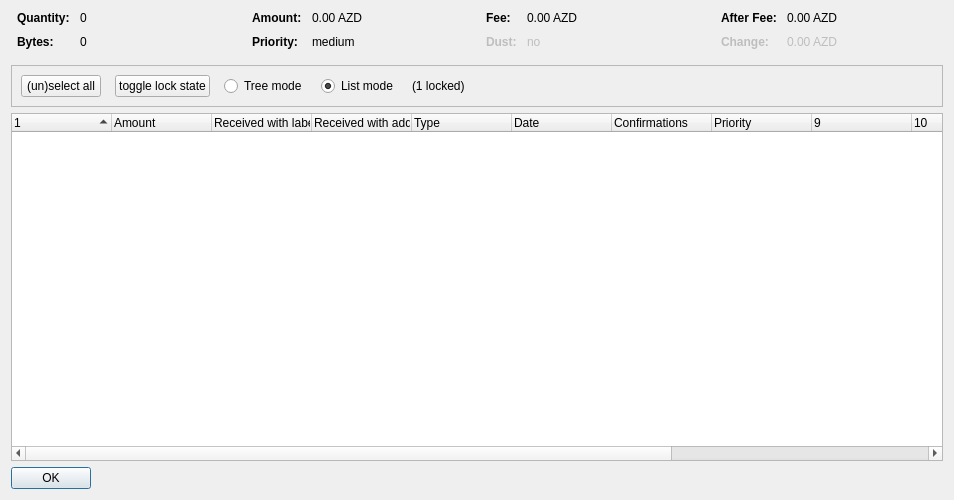
<?xml version="1.0" encoding="UTF-8"?>
<ui version="4.0">
 <class>CoinControlDialog</class>
 <widget class="QDialog" name="CoinControlDialog">
  <property name="geometry">
   <rect>
    <x>0</x>
    <y>0</y>
    <width>954</width>
    <height>500</height>
   </rect>
  </property>
  <property name="windowTitle">
   <string>Coin Selection</string>
  </property>
  <layout class="QVBoxLayout" name="verticalLayout">
   <item>
    <layout class="QHBoxLayout" name="horizontalLayoutTop" stretch="0,0,0,0">
     <property name="topMargin">
      <number>0</number>
     </property>
     <property name="bottomMargin">
      <number>10</number>
     </property>
     <item>
      <layout class="QFormLayout" name="formLayoutCoinControl1">
       <property name="horizontalSpacing">
        <number>10</number>
       </property>
       <property name="verticalSpacing">
        <number>10</number>
       </property>
       <property name="leftMargin">
        <number>6</number>
       </property>
       <property name="rightMargin">
        <number>6</number>
       </property>
       <item row="0" column="0">
        <widget class="QLabel" name="labelCoinControlQuantityText">
         <property name="font">
          <font>
           <weight>75</weight>
           <bold>true</bold>
          </font>
         </property>
         <property name="text">
          <string>Quantity:</string>
         </property>
        </widget>
       </item>
       <item row="0" column="1">
        <widget class="QLabel" name="labelCoinControlQuantity">
         <property name="cursor">
          <cursorShape>IBeamCursor</cursorShape>
         </property>
         <property name="contextMenuPolicy">
          <enum>Qt::ActionsContextMenu</enum>
         </property>
         <property name="text">
          <string notr="true">0</string>
         </property>
         <property name="textInteractionFlags">
          <set>Qt::LinksAccessibleByMouse|Qt::TextSelectableByKeyboard|Qt::TextSelectableByMouse</set>
         </property>
        </widget>
       </item>
       <item row="1" column="0">
        <widget class="QLabel" name="labelCoinControlBytesText">
         <property name="font">
          <font>
           <weight>75</weight>
           <bold>true</bold>
          </font>
         </property>
         <property name="text">
          <string>Bytes:</string>
         </property>
        </widget>
       </item>
       <item row="1" column="1">
        <widget class="QLabel" name="labelCoinControlBytes">
         <property name="cursor">
          <cursorShape>IBeamCursor</cursorShape>
         </property>
         <property name="contextMenuPolicy">
          <enum>Qt::ActionsContextMenu</enum>
         </property>
         <property name="text">
          <string notr="true">0</string>
         </property>
         <property name="textInteractionFlags">
          <set>Qt::LinksAccessibleByMouse|Qt::TextSelectableByKeyboard|Qt::TextSelectableByMouse</set>
         </property>
        </widget>
       </item>
      </layout>
     </item>
     <item>
      <layout class="QFormLayout" name="formLayoutCoinControl2">
       <property name="horizontalSpacing">
        <number>10</number>
       </property>
       <property name="verticalSpacing">
        <number>10</number>
       </property>
       <property name="leftMargin">
        <number>6</number>
       </property>
       <property name="rightMargin">
        <number>6</number>
       </property>
       <item row="0" column="0">
        <widget class="QLabel" name="labelCoinControlAmountText">
         <property name="font">
          <font>
           <weight>75</weight>
           <bold>true</bold>
          </font>
         </property>
         <property name="text">
          <string>Amount:</string>
         </property>
        </widget>
       </item>
       <item row="0" column="1">
        <widget class="QLabel" name="labelCoinControlAmount">
         <property name="cursor">
          <cursorShape>IBeamCursor</cursorShape>
         </property>
         <property name="contextMenuPolicy">
          <enum>Qt::ActionsContextMenu</enum>
         </property>
         <property name="text">
          <string notr="true">0.00 AZD</string>
         </property>
         <property name="textInteractionFlags">
          <set>Qt::LinksAccessibleByMouse|Qt::TextSelectableByKeyboard|Qt::TextSelectableByMouse</set>
         </property>
        </widget>
       </item>
       <item row="1" column="0">
        <widget class="QLabel" name="labelCoinControlPriorityText">
         <property name="font">
          <font>
           <weight>75</weight>
           <bold>true</bold>
          </font>
         </property>
         <property name="text">
          <string>Priority:</string>
         </property>
        </widget>
       </item>
       <item row="1" column="1">
        <widget class="QLabel" name="labelCoinControlPriority">
         <property name="cursor">
          <cursorShape>IBeamCursor</cursorShape>
         </property>
         <property name="contextMenuPolicy">
          <enum>Qt::ActionsContextMenu</enum>
         </property>
         <property name="text">
          <string>medium</string>
         </property>
         <property name="textInteractionFlags">
          <set>Qt::LinksAccessibleByMouse|Qt::TextSelectableByKeyboard|Qt::TextSelectableByMouse</set>
         </property>
        </widget>
       </item>
      </layout>
     </item>
     <item>
      <layout class="QFormLayout" name="formLayoutCoinControl3">
       <property name="horizontalSpacing">
        <number>10</number>
       </property>
       <property name="verticalSpacing">
        <number>10</number>
       </property>
       <property name="leftMargin">
        <number>6</number>
       </property>
       <property name="rightMargin">
        <number>6</number>
       </property>
       <item row="0" column="0">
        <widget class="QLabel" name="labelCoinControlFeeText">
         <property name="font">
          <font>
           <weight>75</weight>
           <bold>true</bold>
          </font>
         </property>
         <property name="text">
          <string>Fee:</string>
         </property>
        </widget>
       </item>
       <item row="0" column="1">
        <widget class="QLabel" name="labelCoinControlFee">
         <property name="cursor">
          <cursorShape>IBeamCursor</cursorShape>
         </property>
         <property name="contextMenuPolicy">
          <enum>Qt::ActionsContextMenu</enum>
         </property>
         <property name="text">
          <string notr="true">0.00 AZD</string>
         </property>
         <property name="textInteractionFlags">
          <set>Qt::LinksAccessibleByMouse|Qt::TextSelectableByKeyboard|Qt::TextSelectableByMouse</set>
         </property>
        </widget>
       </item>
       <item row="1" column="0">
        <widget class="QLabel" name="labelCoinControlLowOutputText">
         <property name="enabled">
          <bool>false</bool>
         </property>
         <property name="font">
          <font>
           <weight>75</weight>
           <bold>true</bold>
          </font>
         </property>
         <property name="text">
          <string>Dust:</string>
         </property>
        </widget>
       </item>
       <item row="1" column="1">
        <widget class="QLabel" name="labelCoinControlLowOutput">
         <property name="enabled">
          <bool>false</bool>
         </property>
         <property name="cursor">
          <cursorShape>IBeamCursor</cursorShape>
         </property>
         <property name="contextMenuPolicy">
          <enum>Qt::ActionsContextMenu</enum>
         </property>
         <property name="text">
          <string>no</string>
         </property>
         <property name="textInteractionFlags">
          <set>Qt::LinksAccessibleByMouse|Qt::TextSelectableByKeyboard|Qt::TextSelectableByMouse</set>
         </property>
        </widget>
       </item>
      </layout>
     </item>
     <item>
      <layout class="QFormLayout" name="formLayoutCoinControl4">
       <property name="horizontalSpacing">
        <number>10</number>
       </property>
       <property name="verticalSpacing">
        <number>10</number>
       </property>
       <property name="leftMargin">
        <number>6</number>
       </property>
       <property name="rightMargin">
        <number>6</number>
       </property>
       <item row="0" column="0">
        <widget class="QLabel" name="labelCoinControlAfterFeeText">
         <property name="font">
          <font>
           <weight>75</weight>
           <bold>true</bold>
          </font>
         </property>
         <property name="text">
          <string>After Fee:</string>
         </property>
        </widget>
       </item>
       <item row="0" column="1">
        <widget class="QLabel" name="labelCoinControlAfterFee">
         <property name="cursor">
          <cursorShape>IBeamCursor</cursorShape>
         </property>
         <property name="contextMenuPolicy">
          <enum>Qt::ActionsContextMenu</enum>
         </property>
         <property name="text">
          <string notr="true">0.00 AZD</string>
         </property>
         <property name="textInteractionFlags">
          <set>Qt::LinksAccessibleByMouse|Qt::TextSelectableByKeyboard|Qt::TextSelectableByMouse</set>
         </property>
        </widget>
       </item>
       <item row="1" column="0">
        <widget class="QLabel" name="labelCoinControlChangeText">
         <property name="enabled">
          <bool>false</bool>
         </property>
         <property name="font">
          <font>
           <weight>75</weight>
           <bold>true</bold>
          </font>
         </property>
         <property name="text">
          <string>Change:</string>
         </property>
        </widget>
       </item>
       <item row="1" column="1">
        <widget class="QLabel" name="labelCoinControlChange">
         <property name="enabled">
          <bool>false</bool>
         </property>
         <property name="cursor">
          <cursorShape>IBeamCursor</cursorShape>
         </property>
         <property name="contextMenuPolicy">
          <enum>Qt::ActionsContextMenu</enum>
         </property>
         <property name="text">
          <string notr="true">0.00 AZD</string>
         </property>
         <property name="textInteractionFlags">
          <set>Qt::LinksAccessibleByMouse|Qt::TextSelectableByKeyboard|Qt::TextSelectableByMouse</set>
         </property>
        </widget>
       </item>
      </layout>
     </item>
    </layout>
   </item>
   <item>
    <widget class="QFrame" name="frame">
     <property name="minimumSize">
      <size>
       <width>0</width>
       <height>40</height>
      </size>
     </property>
     <property name="frameShape">
      <enum>QFrame::StyledPanel</enum>
     </property>
     <property name="frameShadow">
      <enum>QFrame::Sunken</enum>
     </property>
     <layout class="QHBoxLayout" name="horizontalLayout">
      <item>
       <layout class="QHBoxLayout" name="horizontalLayoutPanel" stretch="0,0,0,0,0,0">
        <property name="spacing">
         <number>14</number>
        </property>
        <item>
         <widget class="QPushButton" name="pushButtonSelectAll">
          <property name="sizePolicy">
           <sizepolicy hsizetype="Maximum" vsizetype="Fixed">
            <horstretch>0</horstretch>
            <verstretch>0</verstretch>
           </sizepolicy>
          </property>
          <property name="text">
           <string>(un)select all</string>
          </property>
          <property name="autoDefault">
           <bool>false</bool>
          </property>
         </widget>
        </item>
        <item>
         <widget class="QPushButton" name="pushButtonToggleLock">
          <property name="sizePolicy">
           <sizepolicy hsizetype="Maximum" vsizetype="Fixed">
            <horstretch>0</horstretch>
            <verstretch>0</verstretch>
           </sizepolicy>
          </property>
          <property name="text">
           <string>toggle lock state</string>
          </property>
          <property name="autoDefault">
           <bool>false</bool>
          </property>
         </widget>
        </item>
        <item>
         <widget class="QRadioButton" name="radioTreeMode">
          <property name="sizePolicy">
           <sizepolicy hsizetype="Maximum" vsizetype="Fixed">
            <horstretch>0</horstretch>
            <verstretch>0</verstretch>
           </sizepolicy>
          </property>
          <property name="text">
           <string>Tree mode</string>
          </property>
         </widget>
        </item>
        <item>
         <widget class="QRadioButton" name="radioListMode">
          <property name="sizePolicy">
           <sizepolicy hsizetype="Maximum" vsizetype="Fixed">
            <horstretch>0</horstretch>
            <verstretch>0</verstretch>
           </sizepolicy>
          </property>
          <property name="text">
           <string>List mode</string>
          </property>
          <property name="checked">
           <bool>true</bool>
          </property>
         </widget>
        </item>
        <item>
         <widget class="QLabel" name="labelLocked">
          <property name="text">
           <string>(1 locked)</string>
          </property>
         </widget>
        </item>
        <item>
         <spacer name="horizontalSpacer">
          <property name="orientation">
           <enum>Qt::Horizontal</enum>
          </property>
          <property name="sizeHint" stdset="0">
           <size>
            <width>40</width>
            <height>20</height>
           </size>
          </property>
         </spacer>
        </item>
       </layout>
      </item>
     </layout>
    </widget>
   </item>
   <item>
    <widget class="CoinControlTreeWidget" name="treeWidget">
     <property name="contextMenuPolicy">
      <enum>Qt::CustomContextMenu</enum>
     </property>
     <property name="sortingEnabled">
      <bool>false</bool>
     </property>
     <property name="columnCount">
      <number>13</number>
     </property>
     <attribute name="headerShowSortIndicator" stdset="0">
      <bool>true</bool>
     </attribute>
     <attribute name="headerStretchLastSection">
      <bool>false</bool>
     </attribute>
     <column>
      <property name="text">
       <string/>
      </property>
     </column>
     <column>
      <property name="text">
       <string>Amount</string>
      </property>
     </column>
     <column>
      <property name="text">
       <string>Received with label</string>
      </property>
     </column>
     <column>
      <property name="text">
       <string>Received with address</string>
      </property>
     </column>
     <column>
      <property name="text">
       <string>Type</string>
      </property>
     </column>
     <column>
      <property name="text">
       <string>Date</string>
      </property>
     </column>
     <column>
      <property name="text">
       <string>Confirmations</string>
      </property>
      <property name="toolTip">
       <string>Confirmed</string>
      </property>
     </column>
     <column>
      <property name="text">
       <string>Priority</string>
      </property>
     </column>
     <column>
      <property name="text">
       <string/>
      </property>
     </column>
     <column>
      <property name="text">
       <string/>
      </property>
     </column>
     <column>
      <property name="text">
       <string/>
      </property>
     </column>
     <column>
      <property name="text">
       <string/>
      </property>
     </column>
     <column>
      <property name="text">
       <string/>
      </property>
     </column>
    </widget>
   </item>
   <item>
    <widget class="QDialogButtonBox" name="buttonBox">
     <property name="sizePolicy">
      <sizepolicy hsizetype="Maximum" vsizetype="Fixed">
       <horstretch>0</horstretch>
       <verstretch>0</verstretch>
      </sizepolicy>
     </property>
     <property name="orientation">
      <enum>Qt::Horizontal</enum>
     </property>
     <property name="standardButtons">
      <set>QDialogButtonBox::Ok</set>
     </property>
    </widget>
   </item>
  </layout>
 </widget>
 <customwidgets>
  <customwidget>
   <class>CoinControlTreeWidget</class>
   <extends>QTreeWidget</extends>
   <header>coincontroltreewidget.h</header>
  </customwidget>
 </customwidgets>
 <resources/>
 <connections/>
</ui>
